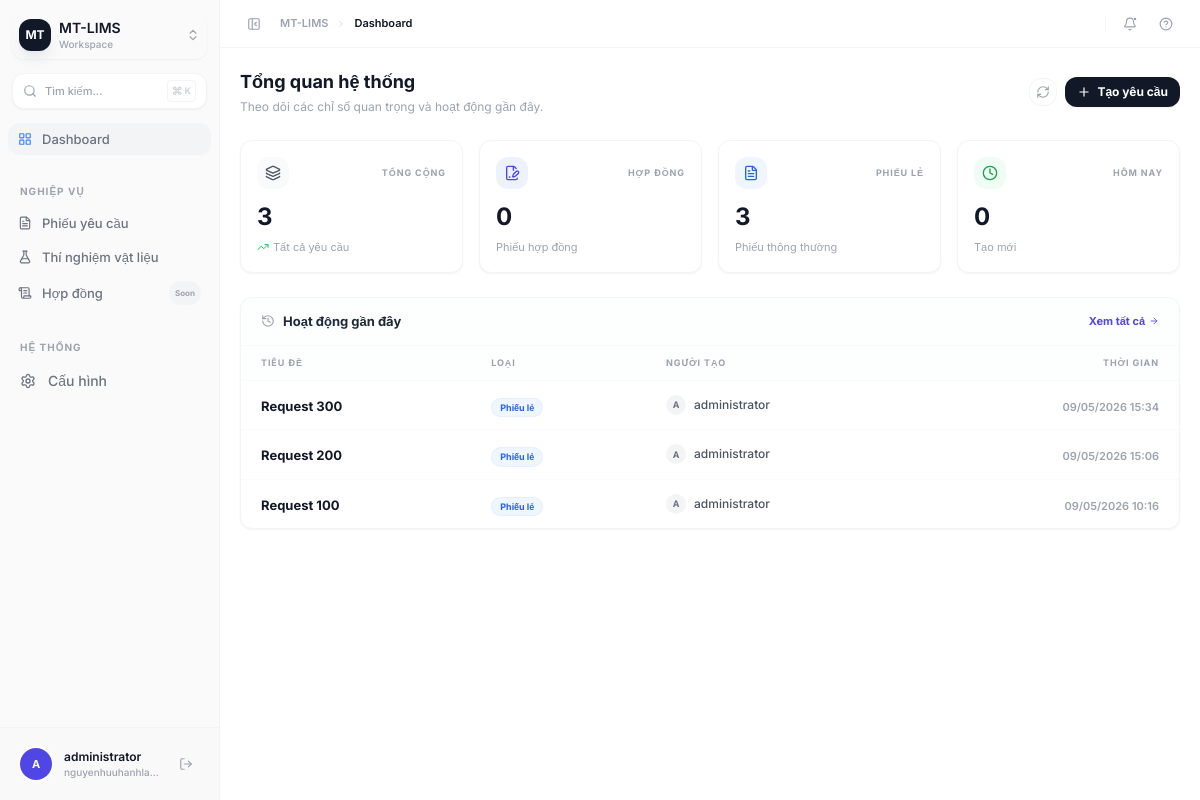
Page / (signed in) on the earlier database version.
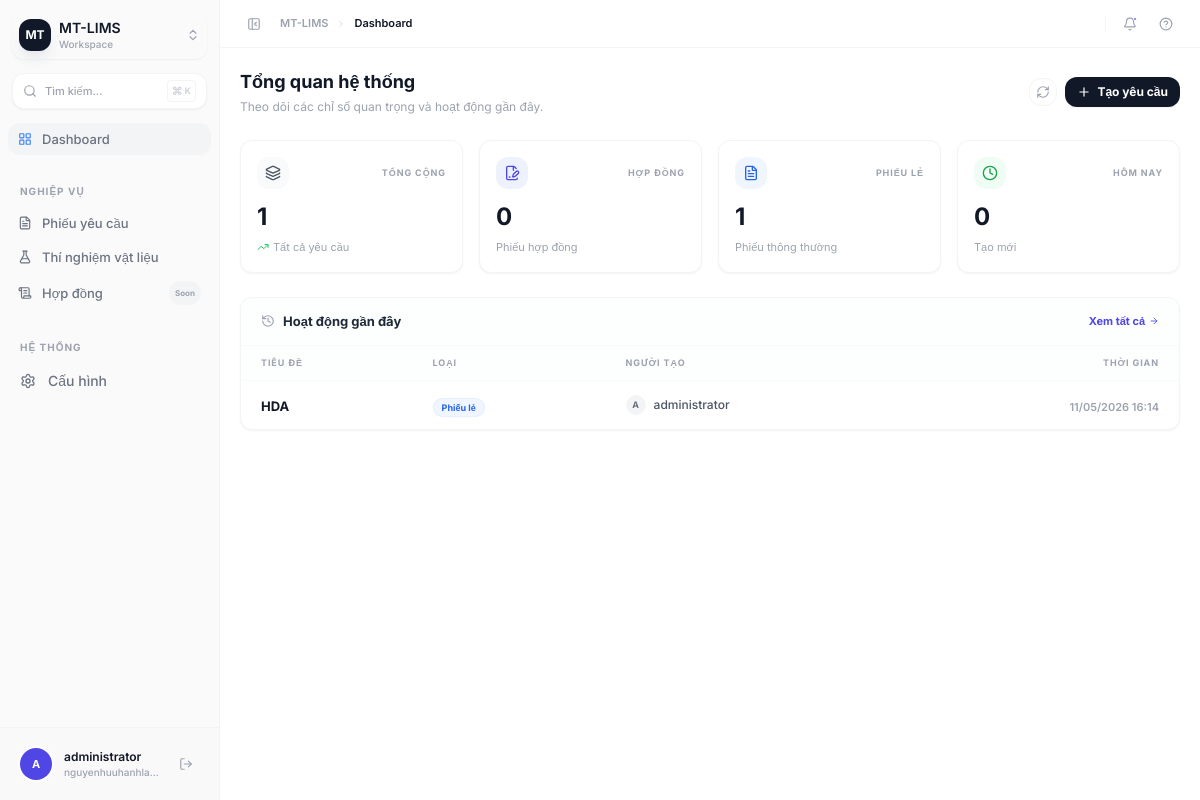
Same page on the later database version.
### request_form/models.py (models this page shows, shortened)
class Request(models.Model):
    class RequestType(models.TextChoices):
        CONTRACT = "contract", "Contract"
        SLIP = "slip", "Slip"
    class Status(models.TextChoices):
        REVIEWING = "reviewing", "Đang xem xét"
        IN_PROGRESS = "in_progress", "Đang thực hiện"
        COMPLETED = "completed", "Hoàn tất"
        CANCELLED = "cancelled", "Hủy bỏ"
    title = models.CharField(max_length=255)
    type = models.CharField(
        max_length=20,
        choices=RequestType.choices,
        default=RequestType.SLIP,
    )
    status = models.CharField(
        max_length=20,
        choices=Status.choices,
        default=Status.REVIEWING,
    )
    created_by = models.ForeignKey(
        User,
        on_delete=models.PROTECT,
        related_name="requests",
    )
    content = models.TextField()
    participants = models.JSONField(default=list, blank=True)
    project_information = models.JSONField(default=dict, blank=True)
    requesting_unit = models.JSONField(default=dict, blank=True)
    created_at = models.DateTimeField(auto_now_add=True)
    updated_at = models.DateTimeField(auto_now=True)

### request_form/views.py (the view)
# urls.py: path("", dashboard, name="dashboard"),
@login_required
def dashboard(request):
    today = timezone.now().date()
    context = {
        "total_requests":  Request.objects.count(),
        "total_contracts": Request.objects.filter(type="contract").count(),
        "total_slips":     Request.objects.filter(type="slip").count(),
        "today_requests":  Request.objects.filter(created_at__date=today).count(),
        "recent_requests": Request.objects.order_by("-created_at")[:8],
    }
    return render(request, "dashboard.html", context)

### templates/dashboard.html (shortened to what this page needs)
{% extends "base.html" %}
{% block breadcrumb %}Dashboard{% endblock %}
{% block content %}
<div class="p-5 max-w-7xl mx-auto space-y-6">
  <div class="flex items-center justify-between">
    <div>
      <h1 class="text-lg font-bold text-gray-900">Tổng quan hệ thống</h1>
      <p class="text-[12px] text-gray-400 mt-0.5">Theo dõi các chỉ số quan trọng và hoạt động gần đây.</p>
    </div>
    <div class="flex items-center gap-2">
      <button class="p-1.5 text-gray-400 hover:text-gray-900 border border-gray-100 rounded-lg hover:bg-gray-50 transition-all">
        <i data-lucide="refresh-cw" class="w-3.5 h-3.5"></i>
      </button>
      <a href="{% url 'request_create' %}" class="flex items-center gap-1.5 px-3 py-1.5 bg-gray-900 text-white text-[12px] font-bold rounded-lg hover:bg-gray-800 transition-all shadow-sm">
        <i data-lucide="plus" class="w-3.5 h-3.5"></i>
        Tạo yêu cầu
      </a>
    </div>
  </div>
  <div class="grid grid-cols-1 md:grid-cols-2 lg:grid-cols-4 gap-4">
    <div class="bg-white border border-gray-100 rounded-xl p-4 shadow-sm hover:shadow-md transition-all group">
      <div class="flex items-center justify-between mb-3">
        <div class="w-8 h-8 rounded-lg bg-gray-50 flex items-center justify-center text-gray-600 group-hover:bg-gray-900 group-hover:text-white transition-all">
          <i data-lucide="layers" class="w-4 h-4"></i>
        </div>
        <span class="text-[9px] font-bold text-gray-400 uppercase tracking-widest">Tổng cộng</span>
      </div>
      <p class="text-2xl font-bold text-gray-900">{{ total_requests }}</p>
      <p class="text-[11px] text-gray-400 mt-1.5 flex items-center gap-1">
        <i data-lucide="trending-up" class="w-3 h-3 text-green-500"></i>
        Tất cả yêu cầu
      </p>
    </div>
    <div class="bg-white border border-gray-100 rounded-xl p-4 shadow-sm hover:shadow-md transition-all group">
      <div class="flex items-center justify-between mb-3">
        <div class="w-8 h-8 rounded-lg bg-indigo-50 flex items-center justify-center text-indigo-600 group-hover:bg-indigo-600 group-hover:text-white transition-all">
          <i data-lucide="file-signature" class="w-4 h-4"></i>
        </div>
        <span class="text-[9px] font-bold text-gray-400 uppercase tracking-widest">Hợp đồng</span>
      </div>
      <p class="text-2xl font-bold text-gray-900">{{ total_contracts }}</p>
      <p class="text-[11px] text-gray-400 mt-1.5">Phiếu hợp đồng</p>
    </div>
    <div class="bg-white border border-gray-100 rounded-xl p-4 shadow-sm hover:shadow-md transition-all group">
      <div class="flex items-center justify-between mb-3">
        <div class="w-8 h-8 rounded-lg bg-blue-50 flex items-center justify-center text-blue-600 group-hover:bg-blue-600 group-hover:text-white transition-all">
          <i data-lucide="file-text" class="w-4 h-4"></i>
        </div>
        <span class="text-[9px] font-bold text-gray-400 uppercase tracking-widest">Phiếu lẻ</span>
      </div>
      <p class="text-2xl font-bold text-gray-900">{{ total_slips }}</p>
      <p class="text-[11px] text-gray-400 mt-1.5">Phiếu thông thường</p>
    </div>
    <div class="bg-white border border-gray-100 rounded-xl p-4 shadow-sm hover:shadow-md transition-all group">
      <div class="flex items-center justify-between mb-3">
        <div class="w-8 h-8 rounded-lg bg-green-50 flex items-center justify-center text-green-600 group-hover:bg-green-600 group-hover:text-white transition-all">
          <i data-lucide="clock" class="w-4 h-4"></i>
        </div>
        <span class="text-[9px] font-bold text-gray-400 uppercase tracking-widest">Hôm nay</span>
      </div>
      <p class="text-2xl font-bold text-gray-900">{{ today_requests }}</p>
      <p class="text-[11px] text-gray-400 mt-1.5">Tạo mới</p>
    </div>
  </div>
  <div class="bg-white border border-gray-100 rounded-xl overflow-hidden shadow-sm">
    <div class="px-5 py-3.5 border-b border-gray-50 flex items-center justify-between bg-gray-50/30">
      <div class="flex items-center gap-2">
        <i data-lucide="history" class="w-3.5 h-3.5 text-gray-400"></i>
        <h2 class="text-[13px] font-bold text-gray-800">Hoạt động gần đây</h2>
      </div>
      <a href="{% url 'request_list' %}" class="text-[11px] font-bold text-indigo-600 hover:text-indigo-700 flex items-center gap-1 transition-colors">
        Xem tất cả
        <i data-lucide="arrow-right" class="w-2.5 h-2.5"></i>
      </a>
    </div>
    <div class="overflow-x-auto">
      <table class="w-full text-left">
        <thead>
          <tr class="bg-gray-50/30 border-b border-gray-50">
            <th class="px-5 py-2.5 text-[9px] font-bold text-gray-400 uppercase tracking-widest">Tiêu đề</th>
            <th class="px-5 py-2.5 text-[9px] font-bold text-gray-400 uppercase tracking-widest">Loại</th>
            <th class="px-5 py-2.5 text-[9px] font-bold text-gray-400 uppercase tracking-widest">Người tạo</th>
            <th class="px-5 py-2.5 text-[9px] font-bold text-gray-400 uppercase tracking-widest text-right">Thời gian</th>
          </tr>
        </thead>
        <tbody class="divide-y divide-gray-50">
          {% for req in recent_requests %}
          <tr class="hover:bg-gray-50/50 transition-colors group cursor-pointer" onclick="window.location='{% url 'request_list' %}'">
            <td class="px-5 py-3">
              <span class="text-[13px] font-bold text-gray-900 group-hover:text-indigo-600 transition-colors">{{ req.title }}</span>
            </td>
            <td class="px-5 py-3">
              {% if req.type == 'contract' %}
              <span class="inline-flex items-center px-2 py-0.5 rounded-full text-[9px] font-bold bg-indigo-50 text-indigo-600 border border-indigo-100/50">Hợp đồng</span>
              {% else %}
              <span class="inline-flex items-center px-2 py-0.5 rounded-full text-[9px] font-bold bg-blue-50 text-blue-600 border border-blue-100/50">Phiếu lẻ</span>
              {% endif %}
            </td>
            <td class="px-5 py-3">
              <div class="flex items-center gap-2">
                <div class="w-5 h-5 rounded-full bg-gray-100 flex items-center justify-center text-[9px] font-bold text-gray-500">
                  {{ req.created_by.username|slice:":1"|upper }}
                </div>
                <span class="text-[12px] text-gray-600 font-medium">{{ req.created_by.get_full_name|default:req.created_by.username }}</span>
              </div>
            </td>
            <td class="px-5 py-3 text-right">
              <span class="text-[11px] text-gray-400 font-semibold">{{ req.created_at|date:"d/m/Y H:i" }}</span>
            </td>
          </tr>
          {% endfor %}
        </tbody>
      </table>
    </div>
  </div>
</div>
{% endblock %}

### templates/base.html (shortened to what this page needs)
<!DOCTYPE html>
<html lang="vi" x-data="{ sidebarOpen: true }">
<head>
  <script src="https://cdn.tailwindcss.com"></script>
</head>
<body class="bg-white text-gray-800 antialiased h-screen flex overflow-hidden">
  <aside
    class="sidebar-transition flex-shrink-0 flex flex-col border-r border-gray-100 bg-[#fafafa] overflow-hidden"
    :class="sidebarOpen ? 'w-[220px]' : 'w-[64px]'"
  >
    <div class="p-3">
      <button class="w-full flex items-center gap-2 p-1.5 rounded-xl hover:bg-gray-200/50 transition-all group border border-transparent hover:border-gray-200/50 shadow-sm" :class="sidebarOpen ? '' : 'justify-center p-0 h-9 w-9 mx-auto'">
        <div class="w-8 h-8 rounded-lg bg-gray-900 flex items-center justify-center flex-shrink-0 shadow-lg shadow-gray-200">
          <span class="text-white text-xs font-bold">MT</span>
        </div>
        <div x-show="sidebarOpen" x-cloak class="text-left flex-1 min-w-0">
          <p class="text-sm font-semibold text-gray-900 leading-tight truncate">MT-LIMS</p>
          <p class="text-[10px] text-gray-400 font-medium">Workspace</p>
        </div>
        <i x-show="sidebarOpen" x-cloak data-lucide="chevrons-up-down" class="w-3.5 h-3.5 text-gray-400 group-hover:text-gray-600"></i>
      </button>
    </div>
    <div class="px-3 py-0.5" x-show="sidebarOpen" x-cloak>
      <button class="w-full flex items-center gap-2 px-2.5 py-1.5 rounded-lg border border-gray-100 bg-white shadow-sm hover:border-gray-200 transition-all text-gray-400 group">
        <i data-lucide="search" class="w-3.5 h-3.5 text-gray-400 group-hover:text-gray-600"></i>
        <span class="text-[11px] font-medium">Tìm kiếm...</span>
        <span class="ml-auto flex items-center gap-0.5 text-[9px] font-bold text-gray-300 border border-gray-100 rounded px-1 py-0.5">
          <span class="text-[11px]">⌘</span>K
        </span>
      </button>
    </div>
    <nav class="flex-1 overflow-y-auto px-2 py-3 space-y-0.5">
      <a href="{% url 'dashboard' %}"
         class="flex items-center gap-2.5 px-2.5 py-1.5 rounded-lg text-sm text-gray-500 hover:bg-gray-100 hover:text-gray-900 transition-all group {% if request.resolver_match.url_name == 'dashboard' %}nav-active{% endif %}"
         :class="sidebarOpen ? '' : 'justify-center px-0'">
        <i data-lucide="layout-grid" class="w-3.5 h-3.5 flex-shrink-0"></i>
        <span x-show="sidebarOpen" x-cloak class="font-medium text-[13px]">Dashboard</span>
      </a>
      <div class="pt-5 pb-1 px-3" x-show="sidebarOpen" x-cloak>
        <span class="text-[10px] font-bold text-gray-400 uppercase tracking-[0.1em]">Nghiệp vụ</span>
      </div>
      <a href="{% url 'request_list' %}"
         class="flex items-center gap-2.5 px-2.5 py-1.5 rounded-lg text-sm text-gray-500 hover:bg-gray-100 hover:text-gray-900 transition-all group {% if request.resolver_match.url_name == 'request_list' %}nav-active{% endif %}"
         :class="sidebarOpen ? '' : 'justify-center px-0'">
        <i data-lucide="file-text" class="w-3.5 h-3.5 flex-shrink-0"></i>
        <span x-show="sidebarOpen" x-cloak class="font-medium text-[13px]">Phiếu yêu cầu</span>
      </a>
      <a href="{% url 'material_test_list' %}"
         class="flex items-center gap-2.5 px-2.5 py-1.5 rounded-lg text-sm text-gray-500 hover:bg-gray-100 hover:text-gray-900 transition-all group {% if request.resolver_match.url_name == 'material_test_list' %}nav-active{% endif %}"
         :class="sidebarOpen ? '' : 'justify-center px-0'">
        <i data-lucide="flask-conical" class="w-3.5 h-3.5 flex-shrink-0"></i>
        <span x-show="sidebarOpen" x-cloak class="font-medium text-[13px]">Thí nghiệm vật liệu</span>
      </a>
      <a href="#"
         class="flex items-center gap-2.5 px-2.5 py-1.5 rounded-lg text-sm text-gray-500 hover:bg-gray-100 hover:text-gray-900 transition-all group"
         :class="sidebarOpen ? '' : 'justify-center px-0'">
        <i data-lucide="scroll-text" class="w-3.5 h-3.5 flex-shrink-0"></i>
        <span x-show="sidebarOpen" x-cloak class="font-medium text-[13px]">Hợp đồng</span>
        <span x-show="sidebarOpen" x-cloak class="ml-auto text-[8px] font-bold bg-gray-100 text-gray-400 rounded-full px-1.5 py-0.5">Soon</span>
      </a>
      <div class="pt-5 pb-1 px-3" x-show="sidebarOpen" x-cloak>
        <span class="text-[10px] font-bold text-gray-400 uppercase tracking-[0.1em]">Hệ thống</span>
      </div>
      <a href="/admin/"
         class="flex items-center gap-3 px-3 py-2 rounded-lg text-sm text-gray-500 hover:bg-gray-100 hover:text-gray-900 transition-all group"
         :class="sidebarOpen ? '' : 'justify-center px-0'">
        <i data-lucide="settings" class="w-4 h-4 flex-shrink-0"></i>
        <span x-show="sidebarOpen" x-cloak class="font-medium">Cấu hình</span>
      </a>
    </nav>
    <div class="p-3 bg-gray-50/50 border-t border-gray-100">
      <div class="flex items-center gap-3 p-2 rounded-xl transition-colors" :class="sidebarOpen ? '' : 'justify-center p-1'">
        <div class="w-8 h-8 rounded-full bg-indigo-600 flex items-center justify-center flex-shrink-0 ring-2 ring-white shadow-sm">
          <span class="text-white text-[11px] font-bold">{{ user.username|slice:":1"|upper }}</span>
        </div>
        <div x-show="sidebarOpen" x-cloak class="flex-1 min-w-0">
          <p class="text-xs font-semibold text-gray-900 truncate">{{ user.get_full_name|default:user.username }}</p>
          <p class="text-[10px] text-gray-400 font-medium truncate">{{ user.email|default:"mt-lims.local" }}</p>
        </div>
        <form action="{% url 'logout' %}" method="post" x-show="sidebarOpen" x-cloak>
          <button type="submit" class="p-1.5 rounded-lg hover:bg-red-50 text-gray-400 hover:text-red-500 transition-colors">
            <i data-lucide="log-out" class="w-3.5 h-3.5"></i>
          </button>
        </form>
      </div>
    </div>
  </aside>
  <div class="flex-1 flex flex-col overflow-hidden">
    <header class="h-12 border-b border-gray-100 flex items-center px-5 gap-3 flex-shrink-0 bg-white/80 backdrop-blur-md sticky top-0 z-20">
      <button
        @click="sidebarOpen = !sidebarOpen"
        class="p-1.5 rounded-lg hover:bg-gray-100 text-gray-400 hover:text-gray-900 transition-all flex-shrink-0 border border-transparent hover:border-gray-200"
        :title="sidebarOpen ? 'Thu gọn sidebar' : 'Mở rộng sidebar'"
      >
        <i :data-lucide="sidebarOpen ? 'panel-left-close' : 'panel-left-open'" class="w-3.5 h-3.5"></i>
      </button>
      <div class="flex items-center gap-2 text-[11px] font-semibold">
        <span class="text-gray-400">MT-LIMS</span>
        <i data-lucide="chevron-right" class="w-2.5 h-2.5 text-gray-300"></i>
        <span class="text-gray-900">{% block breadcrumb %}Trang chủ{% endblock %}</span>
      </div>
      <div class="ml-auto flex items-center gap-2">
        <button class="p-1.5 rounded-lg hover:bg-gray-100 text-gray-400 hover:text-gray-900 transition-all border border-transparent hover:border-gray-200 relative">
          <i data-lucide="bell" class="w-3.5 h-3.5"></i>
          <span class="absolute top-1.5 right-1.5 w-1 h-1 bg-indigo-500 rounded-full border border-white"></span>
        </button>
        <button class="p-1.5 rounded-lg hover:bg-gray-100 text-gray-400 hover:text-gray-900 transition-all border border-transparent hover:border-gray-200">
          <i data-lucide="help-circle" class="w-3.5 h-3.5"></i>
        </button>
      </div>
    </header>
    <main class="flex-1 overflow-auto bg-[#ffffff]">
      {% block content %}{% endblock %}
    </main>
  </div>
</body>
</html>

### templates/base.html (style rules this page uses)
:root { --radius: 0.75rem; }
body { font-family: 'Inter', sans-serif; }
.sidebar-transition { transition: all 250ms cubic-bezier(0.4, 0, 0.2, 1); }
.nav-active { background-color: #f1f5f9; color: #0f172a; font-weight: 600; }
.nav-active i, .nav-active svg { color: #3b82f6; }
.sidebar-transition { transition: width 200ms ease; }
.nav-active { background-color: #f3f4f6; color: #111827; font-weight: 500; }

Differences in the rows shown:
removed Request: title "Request 300", type "Phiếu lẻ", created_by.username "A", created_by.get_full_name "administrator", created_at "09/05/2026 15:34"
removed Request: title "Request 200", type "Phiếu lẻ", created_by.username "A", created_by.get_full_name "administrator", created_at "09/05/2026 15:06"
removed Request: title "Request 100", type "Phiếu lẻ", created_by.username "A", created_by.get_full_name "administrator", created_at "09/05/2026 10:16"
added Request: title "HDA", type "Phiếu lẻ", created_by.username "A", created_by.get_full_name "administrator", created_at "11/05/2026 16:14"
Other differences:
{{ total_requests }}: "3" → "1"
{{ total_slips }}: "3" → "1"
